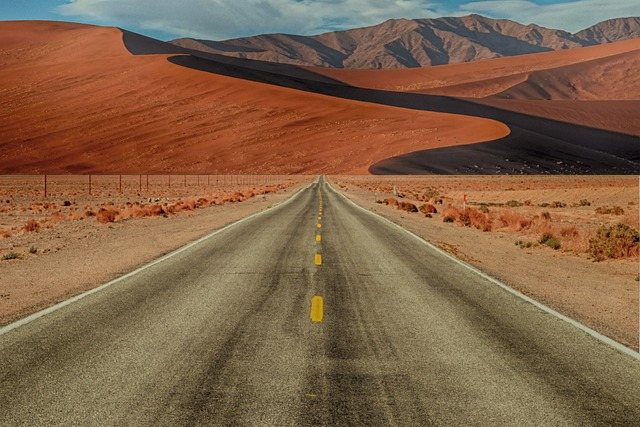
#> input picture HW3/image/new.jpg, 640 x 427 px
$ python print.py
#> lines starting #> are read from the running program, lines starting #| are printed output that depends on the picture; after the words box and inside, x2 and y2 are one past the last pixel; in counts of white or black regions, pixels touching at a corner belong together
import cv2
import numpy as np
import matplotlib.pyplot as plt

# 讀取圖像
image = cv2.imread('new.jpg')  # 請確保圖像的路徑是正確的
#> image is the input picture: shape (427, 640, 3); mean B, G, R 71.3, 98.5, 129.4

# 定義灰色的範圍
lower_gray = np.array([0, 0, 0])  # 灰色的下邊界 (R, G, B)
upper_gray = np.array([70, 70, 70])  # 灰色的上邊界 (R, G, B)

# 創建一個掩模來檢測灰色區域
mask = cv2.inRange(image, lower_gray, upper_gray)
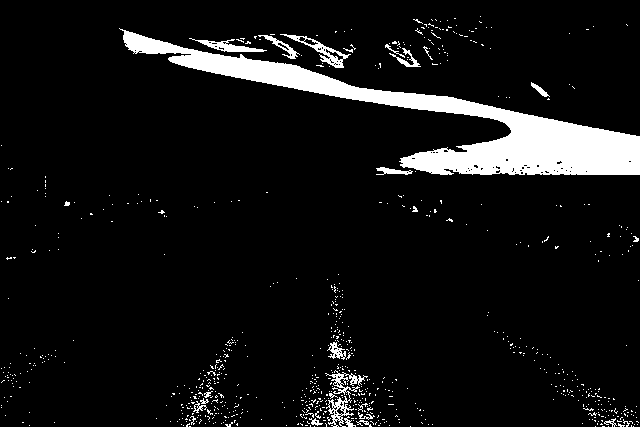
#> mask: shape (427, 640); 7.5% white; 784 white regions (759 under 20 px), largest, box (x1, y1, x2, y2) and area: (119, 28, 640, 175) 15944, (325, 370, 368, 427) 661, (280, 34, 351, 68) 481

# 把灰色區域替換為藍色 (BGR格式)
image[mask > 0] = [255, 0, 0]  # 替換為藍色，BGR格式是 [藍色, 綠色, 紅色]
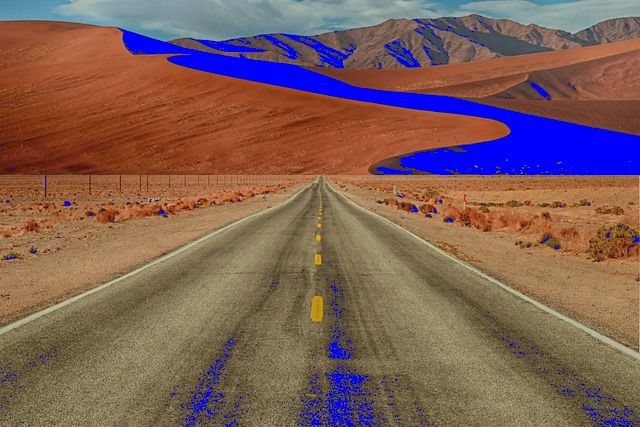
#> image: shape (427, 640, 3); 7.54% of pixels changed, all inside (x1, y1, x2, y2) = (1, 16, 640, 427)

# 使用matplotlib顯示圖片
plt.imshow(cv2.cvtColor(image, cv2.COLOR_BGR2RGB))  # OpenCV默認為BGR，需要轉換為RGB
plt.title('Gray Areas Replaced with Blue')
plt.axis('off')  # 不顯示坐標軸
plt.show()

# 或者，你可以保存修改後的圖像
cv2.imwrite('image_with_blue.jpg', image)  # 保存圖片
print("Image saved as image_with_blue.jpg")
